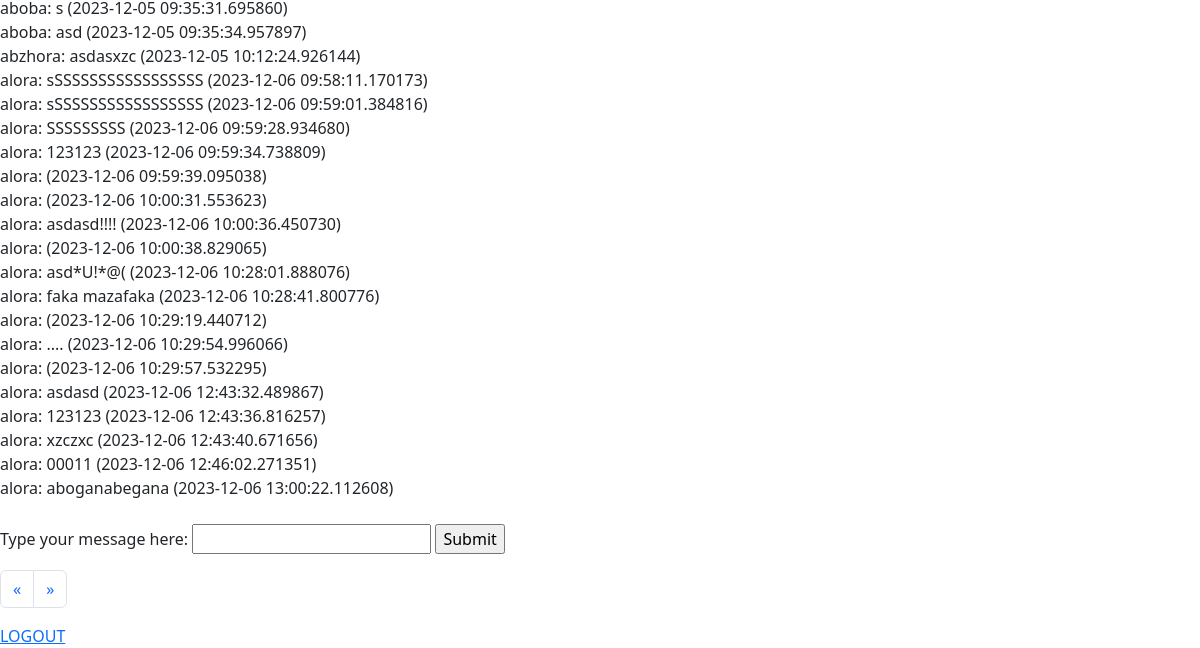
Page /messages (signed in, lower part) on the earlier database version.
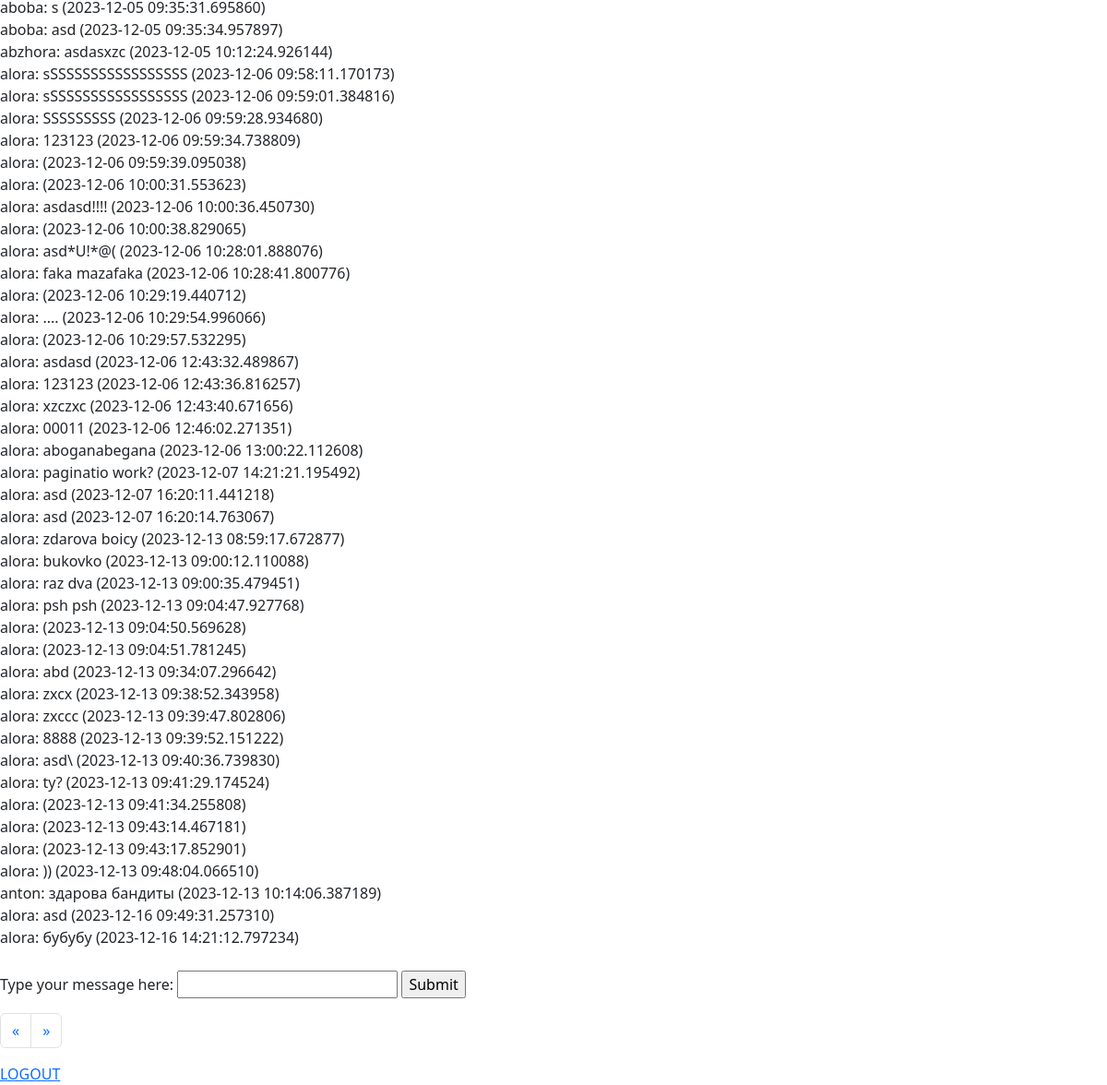
Same page on the later database version.
### database_runner.py (models this page shows, shortened)
class Messages(Base):
    __tablename__ = 'messages'
    id = Column('id', Integer, primary_key=True)
    user_id = Column('user_id', ForeignKey('users.id'))
    body = Column('messages', String)
    created_at = Column('date', DateTime(timezone=True))
    def __repr__(self):
        return f'{db.query(Users).filter_by(id=self.user_id)[0].get_name()}: {self.body} ({self.created_at})'

class Users(Base):
    __tablename__ = 'users'
    id = Column(Integer, primary_key=True)
    name = Column('name/login', String)
    def get_name(self):
        return self.name

### app.py (the view, shortened to what this page needs)
@app.route('/messages', methods=['GET', 'POST'])
def messages():
    if 'login' in session:
        login = session['login']
        session.permanent = True
        all_messages = db.query(Messages).all()
        message = ''
        return render_template('messages.html',
                               login=login,
                               all_messages=all_messages)
    else:
        return redirect(url_for('login'))
    page_num = 1

### templates/messages.html (shortened to what this page needs)
{% extends 'base.html' %}
{% block content%}
{% if all_messages %}
    {% for message in all_messages %}
        {{ message }}<br>
    {% endfor %}
{% else %}
Here's nothing yet...
{% endif %}
<br>
<form action="" method="POST">
    <p>
        <label for="message">Type your message here:</label>
        <input type="text" name="message">
        <a href="messages"><input type="submit" name="send_message"></a>
    </p>
</form>
<nav aria-label="Page navigation example">
  <ul class="pagination">
    <li class="page-item">
      <a class="page-link" href={{ previuos }} aria-label="Previous">
        <span aria-hidden="true">&laquo;</span>
      </a>
    </li>
    <li class="page-item">
      <a class="page-link" href={{ next }} aria-label="Next">
        <span aria-hidden="true">&raquo;</span>
      </a>
    </li>
  </ul>
</nav>
<a href="/logout">LOGOUT</a>
{% endblock %}

### templates/base.html (shortened to what this page needs)
<!DOCTYPE html>
<html lang="en">
	<head>
		<link href="https://cdn.jsdelivr.net/npm/bootstrap@5.3.2/dist/css/bootstrap.min.css" rel="stylesheet">
	</head>
	<body>
		{% block content %}
		{% endblock %}
	</body>
</html>

Differences in the rows shown:
added Messages: user+messages+date "alora: paginatio work? (2023-12-07 14:21:21.195492)"
added Messages: user+messages+date "alora: asd (2023-12-07 16:20:11.441218)"
added Messages: user+messages+date "alora: asd (2023-12-07 16:20:14.763067)"
added Messages: user+messages+date "alora: zdarova boicy (2023-12-13 08:59:17.672877)"
added Messages: user+messages+date "alora: bukovko (2023-12-13 09:00:12.110088)"
added Messages: user+messages+date "alora: raz dva (2023-12-13 09:00:35.479451)"
added Messages: user+messages+date "alora: psh psh (2023-12-13 09:04:47.927768)"
added Messages: user+messages+date "alora: (2023-12-13 09:04:50.569628)"
added Messages: user+messages+date "alora: (2023-12-13 09:04:51.781245)"
added Messages: user+messages+date "alora: abd (2023-12-13 09:34:07.296642)"
added Messages: user+messages+date "alora: zxcx (2023-12-13 09:38:52.343958)"
added Messages: user+messages+date "alora: zxccc (2023-12-13 09:39:47.802806)"
added Messages: user+messages+date "alora: 8888 (2023-12-13 09:39:52.151222)"
added Messages: user+messages+date "alora: asd\\ (2023-12-13 09:40:36.739830)"
added Messages: user+messages+date "alora: ty? (2023-12-13 09:41:29.174524)"
added Messages: user+messages+date "alora: (2023-12-13 09:41:34.255808)"
added Messages: user+messages+date "alora: (2023-12-13 09:43:14.467181)"
added Messages: user+messages+date "alora: (2023-12-13 09:43:17.852901)"
added Messages: user+messages+date "alora: )) (2023-12-13 09:48:04.066510)"
added Messages: user+messages+date "anton: здарова бандиты (2023-12-13 10:14:06.387189)"
added Messages: user+messages+date "alora: asd (2023-12-16 09:49:31.257310)"
added Messages: user+messages+date "alora: бубубу (2023-12-16 14:21:12.797234)"
